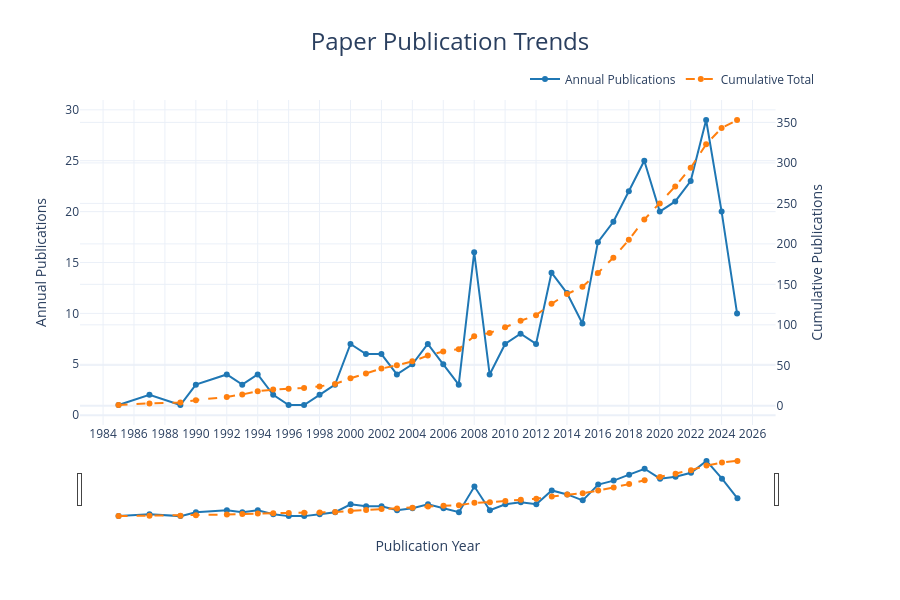

The notebook cell this image was saved under:
### Code cell
fig, trend_data = visualize_filing_trends(sem_df)
fig.show()

### Figure 1 — Plotly figure (JSON) as saved in the notebook; plotly's stock layout.template omitted (floating-point values rounded to 4 significant figures)
{"data": [{"hovertemplate": "Year: %{x}<br>Annual: %{y}<extra></extra>", "line": {"color": "#1f77b4", "width": 2}, "mode": "lines+markers", "name": "Annual Publications", "type": "scatter", "x": [1985.0, 1987.0, 1989.0, 1990.0, 1992.0, 1993.0, 1994.0, 1995.0, 1996.0, 1997.0, 1998.0, 1999.0, 2000.0, 2001.0, 2002.0, 2003.0, 2004.0, 2005.0, 2006.0, 2007.0, 2008.0, 2009.0, 2010.0, 2011.0, 2012.0, 2013.0, 2014.0, 2015.0, 2016.0, 2017.0, 2018.0, 2019.0, 2020.0, 2021.0, 2022.0, 2023.0, 2024.0, 2025.0], "xaxis": "x", "y": [1, 2, 1, 3, 4, 3, 4, 2, 1, 1, 2, 3, 7, 6, 6, 4, 5, 7, 5, 3, 16, 4, 7, 8, 7, 14, 12, 9, 17, 19, 22, 25, 20, 21, 23, 29, 20, 10], "yaxis": "y"}, {"hovertemplate": "Year: %{x}<br>Cumulative: %{y}<extra></extra>", "line": {"color": "#ff7f0e", "dash": "dash", "width": 2}, "mode": "lines+markers", "name": "Cumulative Total", "type": "scatter", "x": [1985.0, 1987.0, 1989.0, 1990.0, 1992.0, 1993.0, 1994.0, 1995.0, 1996.0, 1997.0, 1998.0, 1999.0, 2000.0, 2001.0, 2002.0, 2003.0, 2004.0, 2005.0, 2006.0, 2007.0, 2008.0, 2009.0, 2010.0, 2011.0, 2012.0, 2013.0, 2014.0, 2015.0, 2016.0, 2017.0, 2018.0, 2019.0, 2020.0, 2021.0, 2022.0, 2023.0, 2024.0, 2025.0], "xaxis": "x", "y": [1, 3, 4, 7, 11, 14, 18, 20, 21, 22, 24, 27, 34, 40, 46, 50, 55, 62, 67, 70, 86, 90, 97, 105, 112, 126, 138, 147, 164, 183, 205, 230, 250, 271, 294, 323, 343, 353], "yaxis": "y2"}], "layout": {"height": 600, "hovermode": "x unified", "legend": {"orientation": "h", "x": 1, "xanchor": "right", "y": 1.02, "yanchor": "bottom"}, "margin": {"t": 100}, "title": {"font": {"size": 24}, "text": "Paper Publication Trends", "x": 0.5}, "xaxis": {"anchor": "y", "domain": [0, 0.94], "dtick": 2, "rangeselector": {"buttons": [{"count": 5, "label": "5y", "step": "year", "stepmode": "backward"}, {"count": 10, "label": "10y", "step": "year", "stepmode": "backward"}, {"step": "all"}]}, "rangeslider": {"visible": true}, "title": {"text": "Publication Year"}}, "yaxis": {"anchor": "x", "domain": [0, 1], "title": {"text": "Annual Publications"}}, "yaxis2": {"anchor": "x", "overlaying": "y", "side": "right", "title": {"text": "Cumulative Publications"}}}}
